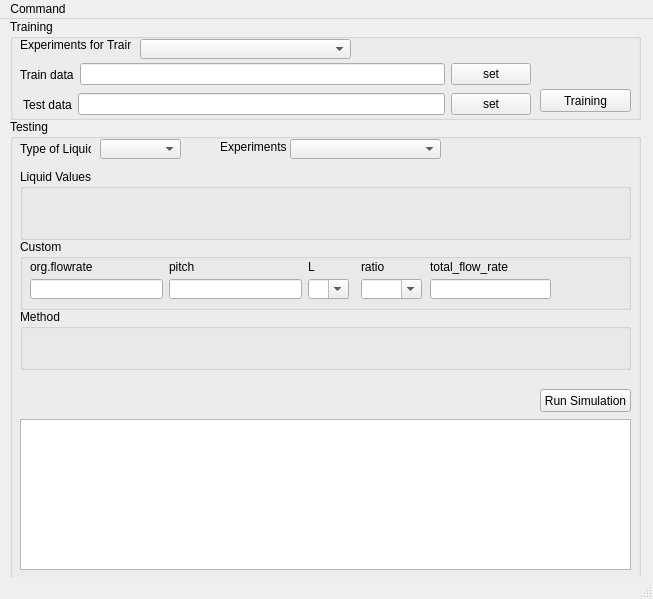
<?xml version="1.0" encoding="UTF-8"?>
<ui version="4.0">
 <class>MainWindow</class>
 <widget class="QMainWindow" name="MainWindow">
  <property name="geometry">
   <rect>
    <x>0</x>
    <y>0</y>
    <width>653</width>
    <height>599</height>
   </rect>
  </property>
  <property name="windowTitle">
   <string>Flow Classifier</string>
  </property>
  <widget class="QWidget" name="centralwidget">
   <widget class="QGroupBox" name="groupBox_4">
    <property name="geometry">
     <rect>
      <x>10</x>
      <y>100</y>
      <width>631</width>
      <height>461</height>
     </rect>
    </property>
    <property name="title">
     <string>Testing</string>
    </property>
    <widget class="QPushButton" name="pushButton">
     <property name="geometry">
      <rect>
       <x>530</x>
       <y>270</y>
       <width>91</width>
       <height>23</height>
      </rect>
     </property>
     <property name="text">
      <string>Run Simulation</string>
     </property>
    </widget>
    <widget class="QLabel" name="label_4">
     <property name="geometry">
      <rect>
       <x>10</x>
       <y>20</y>
       <width>71</width>
       <height>20</height>
      </rect>
     </property>
     <property name="sizePolicy">
      <sizepolicy hsizetype="Preferred" vsizetype="Preferred">
       <horstretch>1</horstretch>
       <verstretch>0</verstretch>
      </sizepolicy>
     </property>
     <property name="text">
      <string>Type of Liquid?</string>
     </property>
    </widget>
    <widget class="QGroupBox" name="groupBox">
     <property name="geometry">
      <rect>
       <x>10</x>
       <y>120</y>
       <width>611</width>
       <height>71</height>
      </rect>
     </property>
     <property name="title">
      <string>Custom</string>
     </property>
     <widget class="QLabel" name="label_6">
      <property name="geometry">
       <rect>
        <x>10</x>
        <y>20</y>
        <width>133</width>
        <height>16</height>
       </rect>
      </property>
      <property name="text">
       <string>org.flowrate</string>
      </property>
     </widget>
     <widget class="QLabel" name="label_7">
      <property name="geometry">
       <rect>
        <x>149</x>
        <y>20</y>
        <width>133</width>
        <height>16</height>
       </rect>
      </property>
      <property name="text">
       <string>pitch</string>
      </property>
     </widget>
     <widget class="QLabel" name="label_8">
      <property name="geometry">
       <rect>
        <x>288</x>
        <y>20</y>
        <width>41</width>
        <height>16</height>
       </rect>
      </property>
      <property name="text">
       <string>L</string>
      </property>
     </widget>
     <widget class="QLineEdit" name="lineEdit_pitch">
      <property name="geometry">
       <rect>
        <x>149</x>
        <y>40</y>
        <width>133</width>
        <height>20</height>
       </rect>
      </property>
      <property name="sizePolicy">
       <sizepolicy hsizetype="Fixed" vsizetype="Fixed">
        <horstretch>0</horstretch>
        <verstretch>0</verstretch>
       </sizepolicy>
      </property>
     </widget>
     <widget class="QComboBox" name="comboBox_L">
      <property name="geometry">
       <rect>
        <x>288</x>
        <y>40</y>
        <width>41</width>
        <height>20</height>
       </rect>
      </property>
      <property name="editable">
       <bool>true</bool>
      </property>
     </widget>
     <widget class="QLineEdit" name="lineEdit_flowrate">
      <property name="geometry">
       <rect>
        <x>10</x>
        <y>40</y>
        <width>133</width>
        <height>20</height>
       </rect>
      </property>
      <property name="sizePolicy">
       <sizepolicy hsizetype="Fixed" vsizetype="Fixed">
        <horstretch>0</horstretch>
        <verstretch>0</verstretch>
       </sizepolicy>
      </property>
     </widget>
     <widget class="QLabel" name="label_10">
      <property name="geometry">
       <rect>
        <x>410</x>
        <y>20</y>
        <width>101</width>
        <height>16</height>
       </rect>
      </property>
      <property name="text">
       <string>total_flow_rate</string>
      </property>
     </widget>
     <widget class="QLabel" name="label_9">
      <property name="geometry">
       <rect>
        <x>341</x>
        <y>20</y>
        <width>133</width>
        <height>15</height>
       </rect>
      </property>
      <property name="text">
       <string>ratio</string>
      </property>
     </widget>
     <widget class="QComboBox" name="comboBox_ratio">
      <property name="geometry">
       <rect>
        <x>341</x>
        <y>40</y>
        <width>61</width>
        <height>20</height>
       </rect>
      </property>
      <property name="editable">
       <bool>true</bool>
      </property>
     </widget>
     <widget class="QLineEdit" name="lineEdit_total_flow_rate">
      <property name="geometry">
       <rect>
        <x>410</x>
        <y>40</y>
        <width>121</width>
        <height>20</height>
       </rect>
      </property>
      <property name="sizePolicy">
       <sizepolicy hsizetype="Fixed" vsizetype="Fixed">
        <horstretch>0</horstretch>
        <verstretch>0</verstretch>
       </sizepolicy>
      </property>
     </widget>
    </widget>
    <widget class="QComboBox" name="comboBox_experiment">
     <property name="geometry">
      <rect>
       <x>280</x>
       <y>20</y>
       <width>151</width>
       <height>20</height>
      </rect>
     </property>
    </widget>
    <widget class="QLabel" name="label">
     <property name="geometry">
      <rect>
       <x>210</x>
       <y>20</y>
       <width>81</width>
       <height>16</height>
      </rect>
     </property>
     <property name="text">
      <string>Experiments</string>
     </property>
    </widget>
    <widget class="QGroupBox" name="groupBox_2">
     <property name="geometry">
      <rect>
       <x>10</x>
       <y>190</y>
       <width>611</width>
       <height>61</height>
      </rect>
     </property>
     <property name="title">
      <string>Method</string>
     </property>
     <widget class="QWidget" name="layoutWidget">
      <property name="geometry">
       <rect>
        <x>10</x>
        <y>20</y>
        <width>591</width>
        <height>31</height>
       </rect>
      </property>
      <layout class="QGridLayout" name="gridLayout_method">
       <property name="horizontalSpacing">
        <number>6</number>
       </property>
       <property name="verticalSpacing">
        <number>1</number>
       </property>
      </layout>
     </widget>
    </widget>
    <widget class="QComboBox" name="comboBox_type_liquid">
     <property name="geometry">
      <rect>
       <x>90</x>
       <y>20</y>
       <width>81</width>
       <height>20</height>
      </rect>
     </property>
     <property name="sizePolicy">
      <sizepolicy hsizetype="Preferred" vsizetype="Fixed">
       <horstretch>3</horstretch>
       <verstretch>0</verstretch>
      </sizepolicy>
     </property>
    </widget>
    <widget class="QTextEdit" name="textEdit_res">
     <property name="geometry">
      <rect>
       <x>10</x>
       <y>300</y>
       <width>611</width>
       <height>151</height>
      </rect>
     </property>
    </widget>
    <widget class="QGroupBox" name="groupBox_3">
     <property name="geometry">
      <rect>
       <x>10</x>
       <y>50</y>
       <width>611</width>
       <height>71</height>
      </rect>
     </property>
     <property name="title">
      <string>Liquid Values</string>
     </property>
     <widget class="QWidget" name="">
      <property name="geometry">
       <rect>
        <x>10</x>
        <y>20</y>
        <width>591</width>
        <height>47</height>
       </rect>
      </property>
      <layout class="QGridLayout" name="gridLayout_liquid_vals"/>
     </widget>
    </widget>
   </widget>
   <widget class="QGroupBox" name="groupBox_5">
    <property name="geometry">
     <rect>
      <x>10</x>
      <y>0</y>
      <width>631</width>
      <height>101</height>
     </rect>
    </property>
    <property name="title">
     <string>Training</string>
    </property>
    <widget class="QWidget" name="">
     <property name="geometry">
      <rect>
       <x>10</x>
       <y>40</y>
       <width>511</width>
       <height>31</height>
      </rect>
     </property>
     <layout class="QHBoxLayout" name="horizontalLayout_3">
      <item>
       <widget class="QLabel" name="label_11">
        <property name="text">
         <string>Train data</string>
        </property>
       </widget>
      </item>
      <item>
       <widget class="QLineEdit" name="lineEdit_trainPath">
        <property name="sizePolicy">
         <sizepolicy hsizetype="Preferred" vsizetype="Fixed">
          <horstretch>1</horstretch>
          <verstretch>0</verstretch>
         </sizepolicy>
        </property>
       </widget>
      </item>
      <item>
       <widget class="QPushButton" name="pushButton_setTrainPath">
        <property name="sizePolicy">
         <sizepolicy hsizetype="Minimum" vsizetype="Fixed">
          <horstretch>0</horstretch>
          <verstretch>0</verstretch>
         </sizepolicy>
        </property>
        <property name="text">
         <string>set</string>
        </property>
       </widget>
      </item>
     </layout>
    </widget>
    <widget class="QWidget" name="">
     <property name="geometry">
      <rect>
       <x>10</x>
       <y>70</y>
       <width>511</width>
       <height>31</height>
      </rect>
     </property>
     <layout class="QHBoxLayout" name="horizontalLayout_5">
      <item>
       <widget class="QLabel" name="label_12">
        <property name="text">
         <string> Test data</string>
        </property>
       </widget>
      </item>
      <item>
       <widget class="QLineEdit" name="lineEdit_testPath">
        <property name="sizePolicy">
         <sizepolicy hsizetype="Preferred" vsizetype="Fixed">
          <horstretch>1</horstretch>
          <verstretch>0</verstretch>
         </sizepolicy>
        </property>
       </widget>
      </item>
      <item>
       <widget class="QPushButton" name="pushButton_setTestPath">
        <property name="sizePolicy">
         <sizepolicy hsizetype="Minimum" vsizetype="Fixed">
          <horstretch>0</horstretch>
          <verstretch>0</verstretch>
         </sizepolicy>
        </property>
        <property name="text">
         <string>set</string>
        </property>
       </widget>
      </item>
     </layout>
    </widget>
    <widget class="QLabel" name="label_5">
     <property name="geometry">
      <rect>
       <x>10</x>
       <y>10</y>
       <width>111</width>
       <height>31</height>
      </rect>
     </property>
     <property name="text">
      <string>Experiments for Training</string>
     </property>
    </widget>
    <widget class="QComboBox" name="comboBox_experiment_2">
     <property name="geometry">
      <rect>
       <x>130</x>
       <y>20</y>
       <width>211</width>
       <height>20</height>
      </rect>
     </property>
    </widget>
    <widget class="QPushButton" name="pushButton_training">
     <property name="geometry">
      <rect>
       <x>530</x>
       <y>70</y>
       <width>91</width>
       <height>23</height>
      </rect>
     </property>
     <property name="sizePolicy">
      <sizepolicy hsizetype="Minimum" vsizetype="Fixed">
       <horstretch>0</horstretch>
       <verstretch>0</verstretch>
      </sizepolicy>
     </property>
     <property name="text">
      <string>Training</string>
     </property>
    </widget>
   </widget>
  </widget>
  <widget class="QMenuBar" name="menubar">
   <property name="geometry">
    <rect>
     <x>0</x>
     <y>0</y>
     <width>653</width>
     <height>21</height>
    </rect>
   </property>
   <widget class="QMenu" name="menuCommand">
    <property name="title">
     <string>Command</string>
    </property>
    <addaction name="actionRun"/>
    <addaction name="actionTrain"/>
    <addaction name="actionQuit"/>
   </widget>
   <addaction name="menuCommand"/>
  </widget>
  <widget class="QStatusBar" name="statusbar"/>
  <action name="actionRun">
   <property name="text">
    <string>Run Simulation</string>
   </property>
   <property name="shortcut">
    <string>Ctrl+R</string>
   </property>
  </action>
  <action name="actionQuit">
   <property name="text">
    <string>Quit</string>
   </property>
   <property name="shortcut">
    <string>Ctrl+Q</string>
   </property>
  </action>
  <action name="actionTrain">
   <property name="text">
    <string>Training (with .csv)</string>
   </property>
   <property name="shortcut">
    <string>Ctrl+T</string>
   </property>
  </action>
 </widget>
 <resources/>
 <connections/>
</ui>
